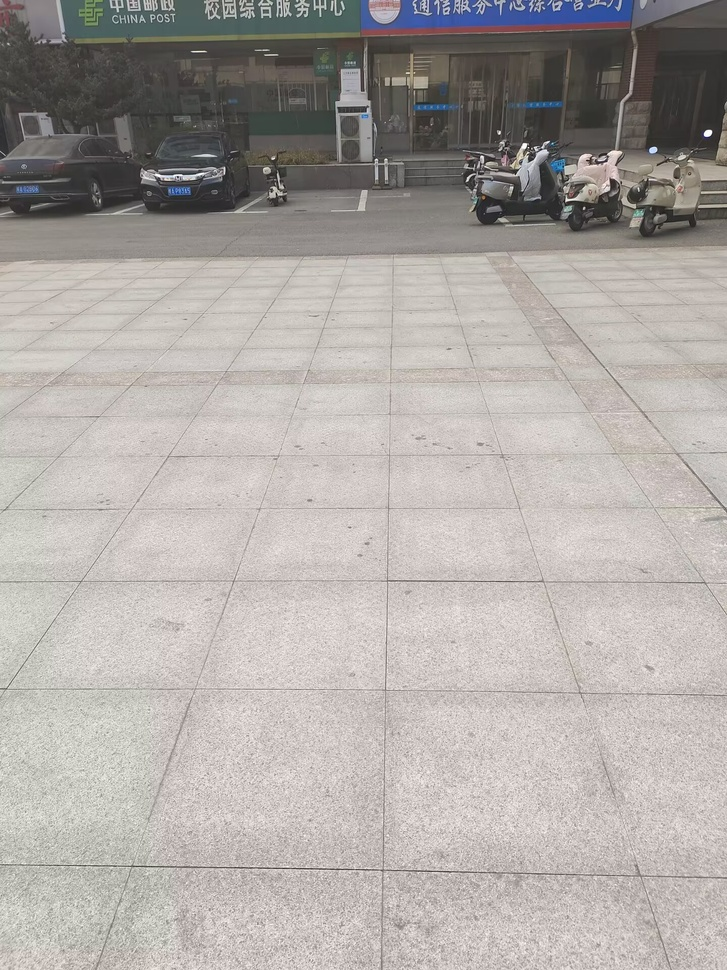
#> input picture exp2/campus_road1.jpg, 727 x 970 px, shrunk from 1440 x 1920 before the run
$ python main.py
#> lines starting #> are read from the running program, lines starting #| are printed output that depends on the picture; after the words box and inside, x2 and y2 are one past the last pixel; in counts of white or black regions, pixels touching at a corner belong together
import cv2
import numpy as np
import matplotlib.pyplot as plt

class LaneDetection:
    def __init__(self):
        pass

    def preprocess_image(self, image):
        """图像预处理"""
        # 转换为灰度图
        gray = cv2.cvtColor(image, cv2.COLOR_BGR2GRAY)

        # 高斯模糊去噪
        blur = cv2.GaussianBlur(gray, (5, 5), 0)

        # Canny边缘检测
        edges = cv2.Canny(blur, 50, 150)

        return edges

    def region_of_interest(self, image):
        """定义感兴趣区域（ROI）"""
        height, width = image.shape
        # 创建一个掩码
        mask = np.zeros_like(image)

        # 定义多边形顶点（根据车道位置调整）
        polygon = np.array([[
            (width * 0.1, height),  # 左下角
            (width * 0.45, height * 0.6),  # 左上角
            (width * 0.55, height * 0.6),  # 右上角
            (width * 0.9, height)  # 右下角
        ]], np.int32)

        # 填充多边形
        cv2.fillPoly(mask, polygon, 255)

        # 与原始图像进行与操作
        masked_image = cv2.bitwise_and(image, mask)

        return masked_image

    def detect_lanes_with_hough(self, edges):
        """使用霍夫变换检测直线"""
        # 霍夫直线检测
        lines = cv2.HoughLinesP(edges,
                               rho=1,
                               theta=np.pi/180,
                               threshold=15,
                               minLineLength=40,
                               maxLineGap=20)

        return lines

    def average_slope_intercept(self, lines, image_shape):
        """将检测到的直线按左右车道线分类并求平均"""
        if lines is None:
            return None, None

        left_lines = []  # 左车道线
        right_lines = []  # 右车道线
        left_weights = []  # 权重（根据长度）
        right_weights = []  # 权重（根据长度）

        for line in lines:
            x1, y1, x2, y2 = line[0]
            if x1 == x2:  # 避免除零错误
                continue

            # 计算斜率和截距
            slope = (y2 - y1) / (x2 - x1)
            intercept = y1 - slope * x1
            length = np.sqrt((y2 - y1)**2 + (x2 - x1)**2)

            # 过滤掉水平线（斜率接近0）
            if abs(slope) < 0.5:
                continue

            # 根据斜率正负分类左右车道线
            if slope < 0:  # 左车道线（斜率负）
                left_lines.append((slope, intercept))
                left_weights.append(length)
            else:  # 右车道线（斜率正）
                right_lines.append((slope, intercept))
                right_weights.append(length)

        # 计算加权平均
        left_lane = None
        right_lane = None

        if left_lines and left_weights:
            left_avg = np.average(left_lines, axis=0, weights=left_weights)
            left_lane = self.make_line_points(left_avg, image_shape)

        if right_lines and right_weights:
            right_avg = np.average(right_lines, axis=0, weights=right_weights)
            right_lane = self.make_line_points(right_avg, image_shape)

        return left_lane, right_lane

    def make_line_points(self, line_params, image_shape):
        """根据斜率和截距生成直线的端点"""
        slope, intercept = line_params
        y1 = image_shape[0]  # 图像底部
        y2 = int(y1 * 0.6)  # 图像顶部附近

        # 确保斜率不为零
        if abs(slope) < 1e-5:
            slope = 1e-5

        x1 = int((y1 - intercept) / slope)
        x2 = int((y2 - intercept) / slope)

        return ((x1, y1), (x2, y2))

    def draw_lanes(self, image, left_lane, right_lane):
        """在图像上绘制车道线"""
        lane_image = np.zeros_like(image)

        if left_lane is not None and right_lane is not None:
            # 绘制左右车道线
            cv2.line(lane_image, left_lane[0], left_lane[1], (0, 255, 0), 10)
            cv2.line(lane_image, right_lane[0], right_lane[1], (0, 255, 0), 10)

            # 填充车道区域
            points = np.array([left_lane[0], left_lane[1], right_lane[1], right_lane[0]])
            cv2.fillPoly(lane_image, [points], (0, 255, 0, 100))

        # 将车道线叠加到原图上
        result = cv2.addWeighted(image, 0.8, lane_image, 0.5, 0)

        return result

    def process_image(self, image_path):
        """处理单张图像的主函数"""
        # 读取图像
        image = cv2.imread(image_path)
        if image is None:
            print(f"无法读取图像: {image_path}")
            return None

        # 预处理
        edges = self.preprocess_image(image)

        # ROI提取
        roi_edges = self.region_of_interest(edges)

        # 霍夫变换检测直线
        lines = self.detect_lanes_with_hough(roi_edges)

        # 处理检测到的直线
        left_lane, right_lane = self.average_slope_intercept(lines, image.shape)

        # 绘制车道线
        result_image = self.draw_lanes(image, left_lane, right_lane)

        return result_image, edges, roi_edges

    def visualize_results(self, original, edges, roi_edges, result, image_path):
        """可视化处理结果"""
        plt.figure(figsize=(15, 10))

        # 原图
        plt.subplot(2, 2, 1)
        plt.imshow(cv2.cvtColor(original, cv2.COLOR_BGR2RGB))
        plt.title('Original Image')
        plt.axis('off')

        # 边缘检测结果
        plt.subplot(2, 2, 2)
        plt.imshow(edges, cmap='gray')
        plt.title('Edge Detection')
        plt.axis('off')

        # ROI区域边缘
        plt.subplot(2, 2, 3)
        plt.imshow(roi_edges, cmap='gray')
        plt.title('ROI Edges')
        plt.axis('off')

        # 最终结果
        plt.subplot(2, 2, 4)
        plt.imshow(cv2.cvtColor(result, cv2.COLOR_BGR2RGB))
        plt.title('Lane Detection Result')
        plt.axis('off')

        plt.tight_layout()

        # 保存结果图像
        output_path = image_path.replace('.jpg', '_result.jpg')
        cv2.imwrite(output_path, result)
        print(f"结果已保存到: {output_path}")

        plt.show()

def main():
    """主函数"""
    # 创建车道线检测对象
    lane_detector = LaneDetection()

    # 图像路径（请替换为你自己拍摄的图像路径）
    image_paths = [
        "campus_road1.jpg",  # 替换为你的图像路径
        "campus_road2.jpg",  # 替换为你的图像路径
    ]

    for image_path in image_paths:
        print(f"处理图像: {image_path}")

        try:
            # 处理图像
            result, edges, roi_edges = lane_detector.process_image(image_path)
#> in process_image, image is the input picture: shape (970, 727, 3); mean B, G, R 164.9, 168.3, 173.5
#> in preprocess_image, `edges = cv2.Canny(blur, 50, 150)`:
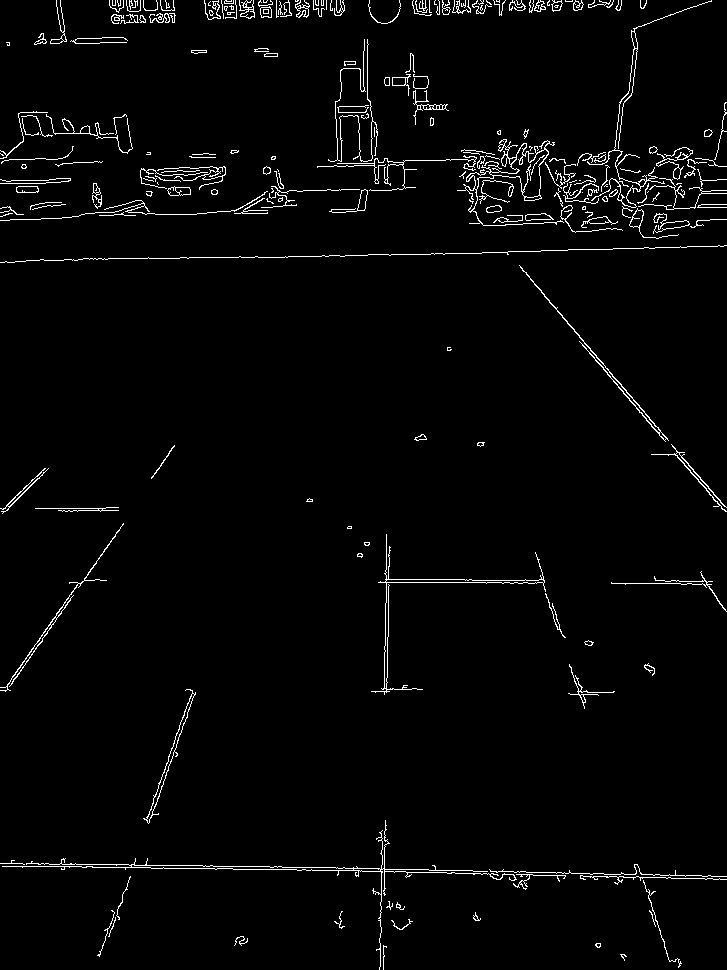
#> edges: shape (970, 727); 2.5% white in thin lines or dots
#> in region_of_interest, `cv2.fillPoly(mask, polygon, 255)`:
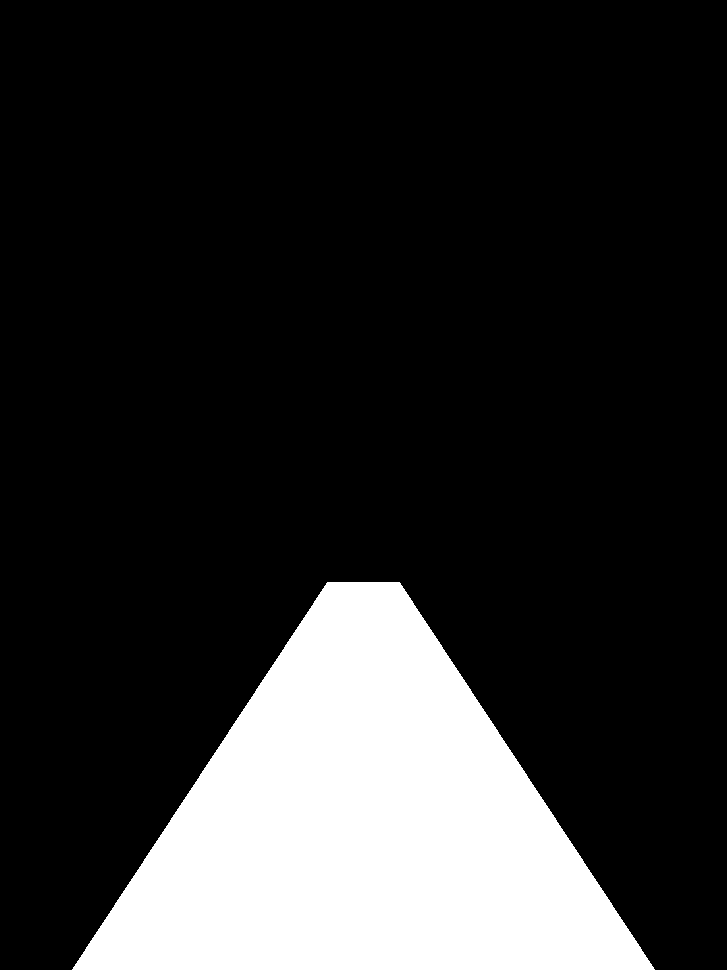
#> mask: shape (970, 727); 18% white; 1 white region, box (x1, y1, x2, y2) and area: (72, 582, 655, 970) 127264
#> in region_of_interest, `masked_image = cv2.bitwise_and(image, mask)`:
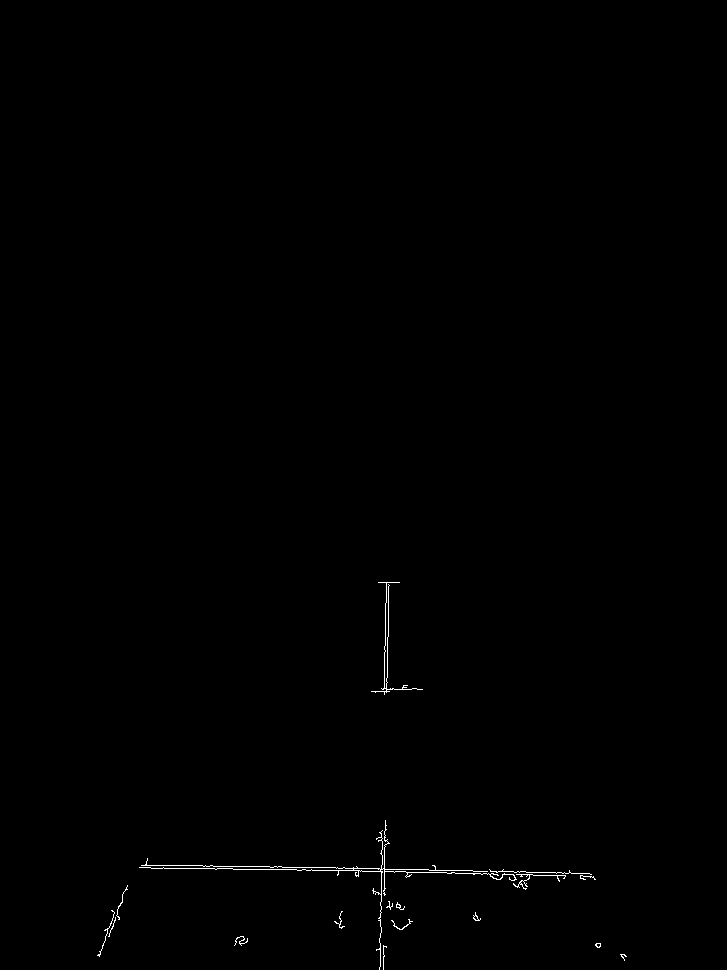
#> masked_image: shape (970, 727); 0.29% white in thin lines or dots, all inside (x1, y1, x2, y2) = (97, 582, 627, 970)
#> in detect_lanes_with_hough, `lines = cv2.HoughLinesP(edges, rho=1, theta=np.pi/180, threshold=15, m..`: lines = [[145, 864, 525, 871], [139, 867, 532, 874], [384, 694, 386, 582], [386, 692, 388, 582], [379, 949, 382, 846], [473, 871, 589, 873], [490, 875, 582, 875], [383, 868, 385, 820], [109, 936, 127, 885], [98, 955, 123, 892], [352, 870, 407, 925], [289, 869, 331, 867]]
#> the loop in average_slope_intercept, `for line in lines:` made 12 passes
#> (x1, y1, x2, y2, slope, intercept, length) on passes 1 to 12: (145, 864, 525, 871, 0.0184, 861.3, 380.1), (139, 867, 532, 874, 0.0178, 864.5, 393.1), (384, 694, 386, 582, -56, 22198, 112), (386, 692, 388, 582, -55, 21922, 110), (379, 949, 382, 846, -34.33, 13961.3, 103), (473, 871, 589, 873, 0.0172, 862.8, 116), (490, 875, 582, 875, 0, 875, 92), (383, 868, 385, 820, -24, 10060, 48.04), (109, 936, 127, 885, -2.83, 1244.8, 54.08), (98, 955, 123, 892, -2.52, 1202, 67.78), (352, 870, 407, 925, 1, 518, 77.78), (289, 869, 331, 867, -0.0476, 882.8, 42.05)
#> after the loop in average_slope_intercept, `for line in lines:`: left_lines = [(-56, 22198), (-55, 21922), (-34.33, 13961.3), (-24, 10060), (-2.83, 1244.8), (-2.52, 1202)]; left_weights = [112, 110, 103, 48.04, 54.08, 67.78]; right_lines = [(1, 518)]; right_weights = [77.78]
#> in average_slope_intercept, `left_avg = np.average(left_lines, axis=0, weights=left_weights)`: left_avg = [-35.03, 14079.5]
#> in make_line_points, `slope, intercept = line_params`: slope = -35.03; intercept = 14079.5
#> in make_line_points, `x1 = int((y1 - intercept) / slope)`: x1 = 374
#> in make_line_points, `x2 = int((y2 - intercept) / slope)`: x2 = 385
#> in average_slope_intercept, `left_lane = self.make_line_points(left_avg, image_shape)`: left_lane = ((374, 970), (385, 582))
#> in average_slope_intercept, `right_avg = np.average(right_lines, axis=0, weights=right_weights)`: right_avg = [1, 518]
#> in average_slope_intercept, `right_lane = self.make_line_points(right_avg, image_shape)`: right_lane = ((452, 970), (64, 582))
#> in process_image, `left_lane, right_lane = self.average_slope_intercept(lines, image.shape)`: left_lane = ((374, 970), (385, 582)); right_lane = ((452, 970), (64, 582))
#> in draw_lanes, `points = np.array([left_lane[0], left_lane[1], right_lane[1], right_la..`: points = [[374, 970], [385, 582], [64, 582], [452, 970]]
#> in draw_lanes, `cv2.fillPoly(lane_image, [points], (0, 255, 0, 100))`:
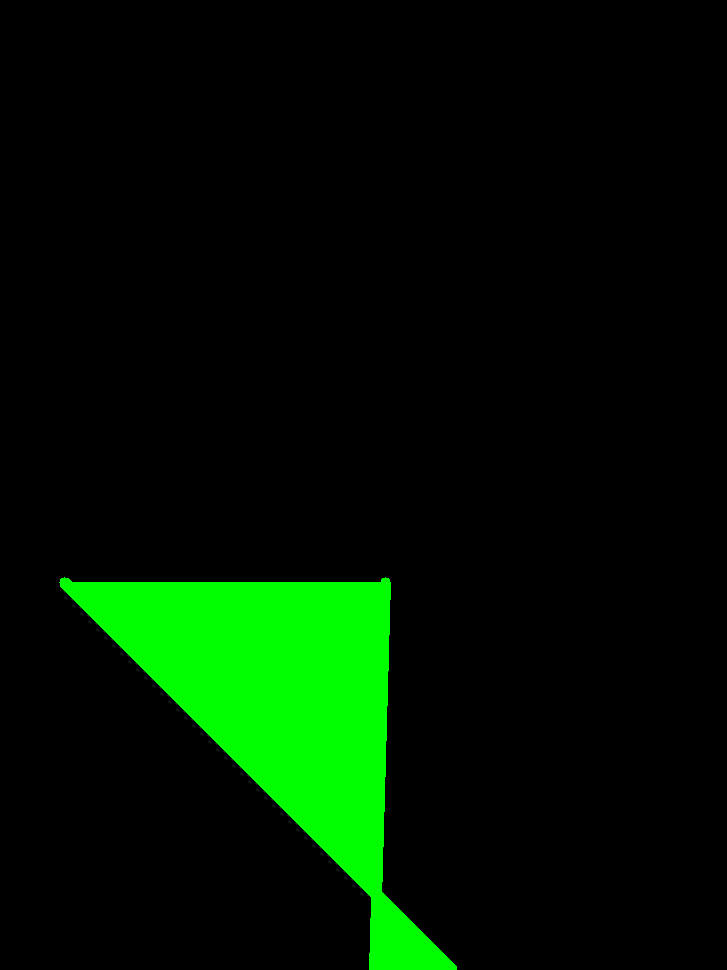
#> lane_image: shape (970, 727, 3); mean of channels 0, 1, 2 0, 21.2, 0; drawn as B, G, R
#> in draw_lanes, `result = cv2.addWeighted(image, 0.8, lane_image, 0.5, 0)`:
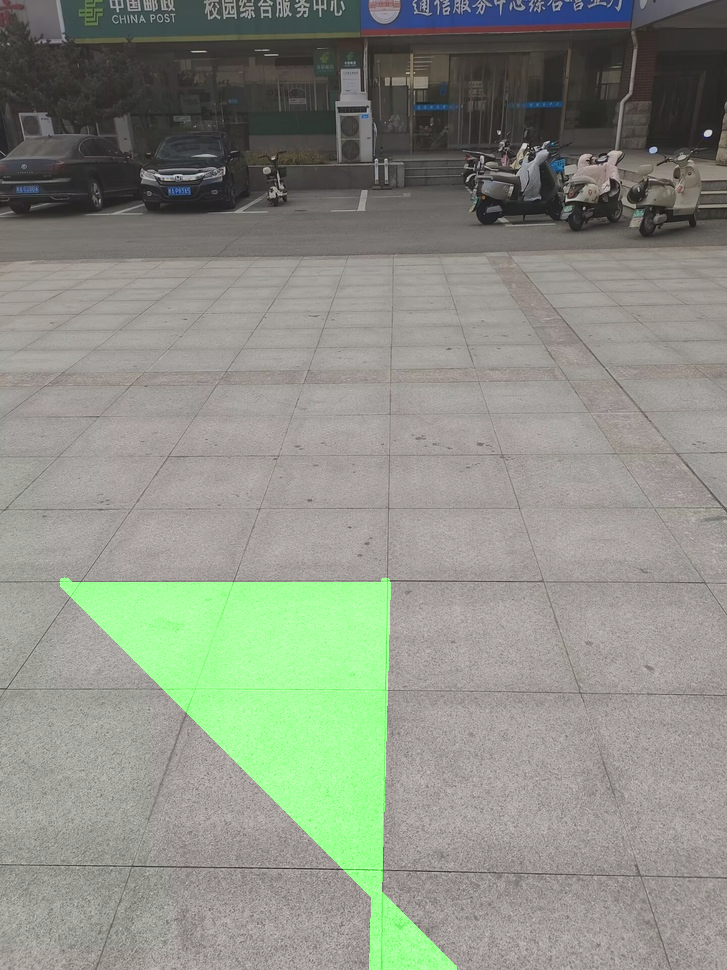
#> result: shape (970, 727, 3); mean B, G, R 131.9, 142.7, 138.8

            if result is not None:
                # 读取原图用于显示
                original = cv2.imread(image_path)

                # 可视化结果
                lane_detector.visualize_results(original, edges, roi_edges, result, image_path)
#> in visualize_results, `plt.show()`:
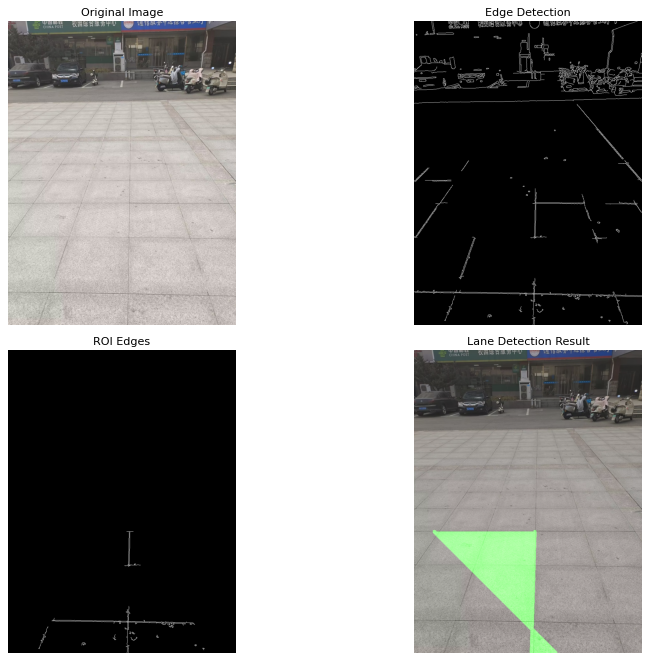
#> figure drawn by matplotlib, 4 panels
            else:
                print(f"处理失败: {image_path}")

        except Exception as e:
            print(f"处理图像 {image_path} 时出错: {str(e)}")

if __name__ == "__main__":
    main()
